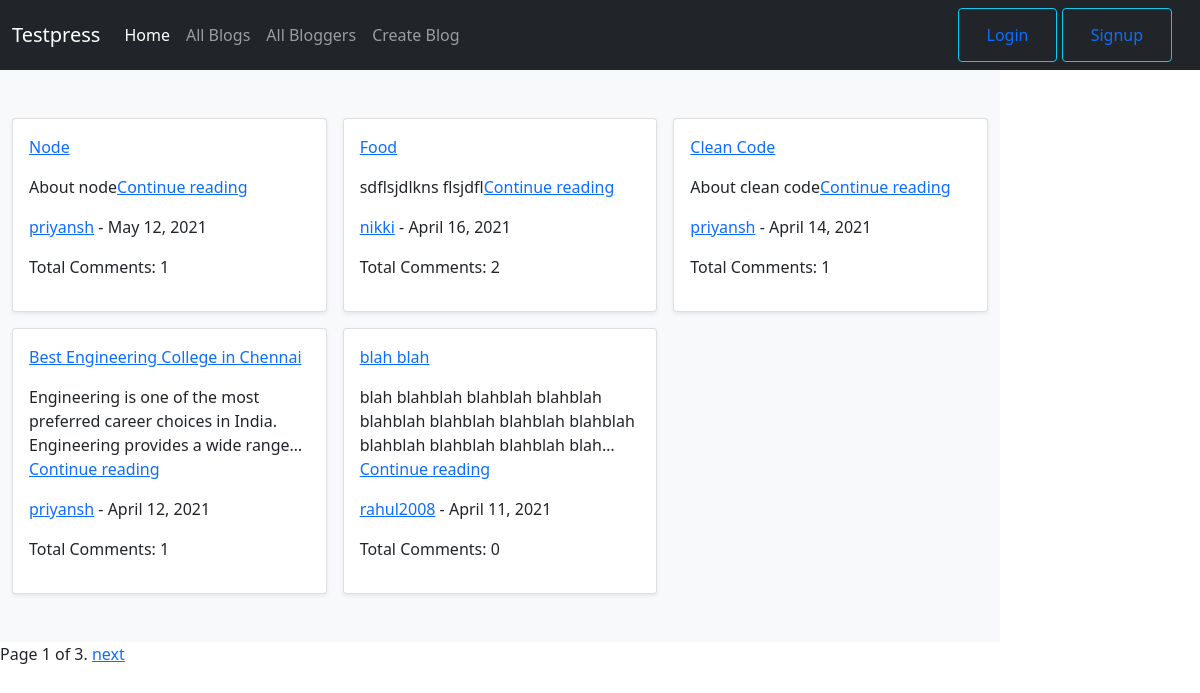
The page /blog/blogs/ on the database as committed earlier.
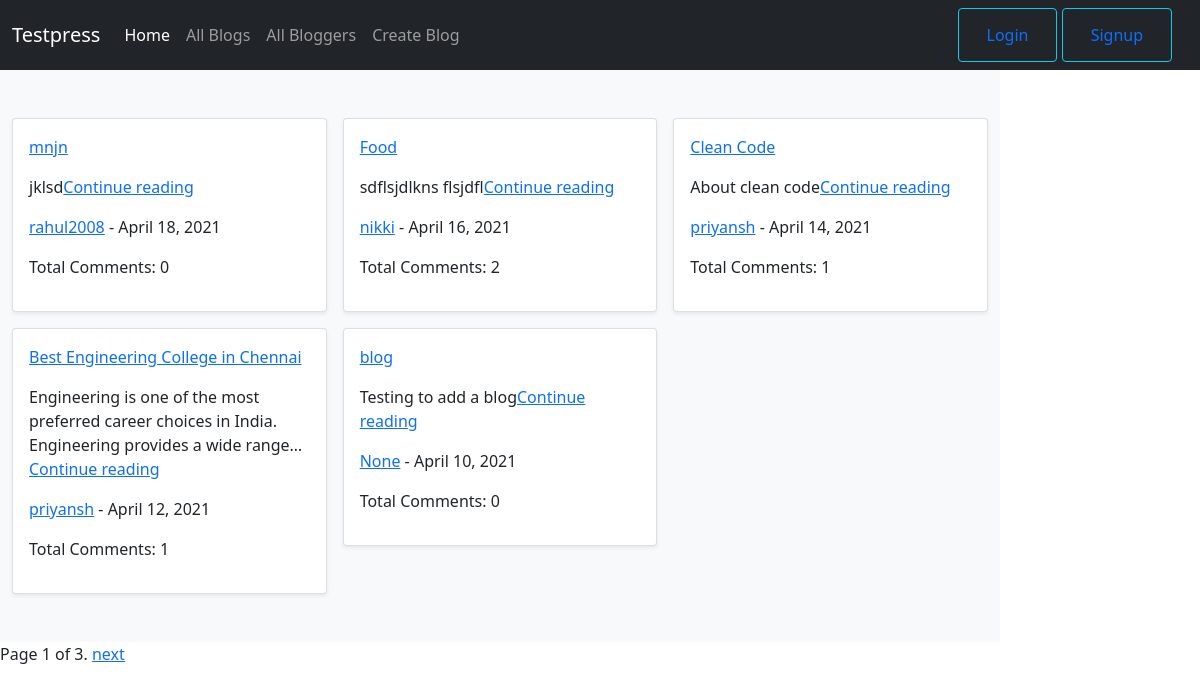
The same page on the database as committed later.
### blog/models.py (models this page shows, shortened)
class Blog(models.Model):
    title = models.CharField(max_length=200)
    blog_author = models.ForeignKey('Blogger', on_delete=models.SET_NULL, null=True)
    content = models.TextField(max_length=1000, blank=True)
    post_date = models.DateField(null=True, blank=True)
    def get_absolute_url(self):
        return reverse('blog-detail', args=[str(self.id)])

class Blogger(models.Model):
    name = models.OneToOneField(User, on_delete=models.CASCADE, null=True)
    bio_information = models.TextField(max_length=1000, null=True)
    def __str__(self):
        return f'{self.name}'
    def get_absolute_url(self):
        return reverse('blogger-detail', args=[str(self.id)])

### blog/views.py (the view)
# urls.py: path('blogs/', views.BlogListView.as_view(), name='blogs'),
class BlogListView(generic.ListView):
    model = Blog
    paginate_by = 5
    def get_queryset(self):
        return Blog.objects.order_by('-post_date')

### blog/templates/blog/blog_list.html
{% extends "base_generic.html" %}
{% block content %}
<div class="album py-5 bg-light">
  <div class="container">
    <div class="row row-cols-1 row-cols-sm-2 row-cols-md-3 g-3">
      {% if blog_list %}
      {% for blog in blog_list %}
      <div class="col">
        <div class="card shadow-sm">
          <div class="card-body">
            <p><a href="{{ blog.get_absolute_url }}">{{blog.title}}</a></p>
            <p class="card-text">{{blog.content|striptags|truncatechars:100}}<a href="{{ blog.get_absolute_url }}">Continue reading</a></p>
            <p><a href="{{ blog.blog_author.get_absolute_url }}">{{blog.blog_author}}</a> - {{blog.post_date}}</p>
            <p>Total Comments: {{blog.comment_set.all.count}}</p>
          </div>
        </div>
      </div>
      {% endfor %}
      {% else %}
      <p>There are no Blogs.</p>
      {% endif %}
    </div>
  </div>
</div>
{% endblock %}

### blog/templates/base_generic.html (shortened to what this page needs)
<!doctype html>
<html lang="en">
<head>
  <link href="https://cdn.jsdelivr.net/npm/bootstrap@5.0.0-beta3/dist/css/bootstrap.min.css" rel="stylesheet"
>
</head>
<body>
  <nav class="navbar navbar-expand-lg navbar-dark bg-dark">
    <div class="container-fluid">
      <a class="navbar-brand" href="https://www.testpress.in/">Testpress</a>
      <div class="collapse navbar-collapse" id="navbarSupportedContent">
        <ul class="navbar-nav me-auto mb-2 mb-lg-0">
          <li class="nav-item">
            <a class="nav-link active" aria-current="page" href="{% url 'index' %}">Home</a>
          </li>
          <li class="nav-item">
            <a class="nav-link" href="{% url 'blogs' %}">All Blogs</a>
          </li>
          <li class="nav-item">
            <a class="nav-link" href="{% url 'bloggers' %}">All Bloggers</a>
          </li>
          <li class="nav-item">
            <a class="nav-link" href="{% url 'create-blog' %}">Create Blog</a>
          </li>
        </ul>
        <div class="mx-3">
          {% if user.is_authenticated %}
          <button class="btn btn-outline-secondary">{{ user.get_username }}</button>
          <button class="btn btn-outline-info"><a class="nav-link"
              href="{% url 'logout'%}?next={{request.path}}">Logout</a></button>
          {% else %}
          <button class="btn btn-outline-info"><a class="nav-link"
              href="{% url 'login'%}?next={{request.path}}">Login</a></button>
          {% endif %}
          <button class="btn btn-outline-info"><a class="nav-link" href="{% url 'signup' %}?next={{request.path}}">Signup</a></button>
        </div>
      </div>
    </div>
  </nav>
  <div class="col-sm-10 ">
    {% block content %}{% endblock %}
    {% block pagination %}
    {% if is_paginated %}
    <div class="pagination">
      <span class="page-links">
        <span class="page-current">
          Page {{ page_obj.number }} of {{ page_obj.paginator.num_pages }}.
        </span>
        {% if page_obj.has_next %}
        <a href="{{ request.path }}?page={{ page_obj.next_page_number }}">next</a>
        {% endif %}
      </span>
    </div>
    {% endif %}
    {% endblock %}
  </div>
</body>
</html>

Rows that differ between the two databases and show on the page:
removed Blog: title "Node", content "About node", blog_author "priyansh", post_date "May 12, 2021", comment_set.all.count "1"
removed Blog: title "blah blah", content "blah blahblah blahblah blahblah blahblah blahblah blahblah blahblah blahblah blahblah blahblah blah…", blog_author "rahul2008", post_date "April 11, 2021", comment_set.all.count "0"
added Blog: title "mnjn", content "jklsd", blog_author "rahul2008", post_date "April 18, 2021", comment_set.all.count "0"
now on this page (row unchanged): Blog: title "blog", content "Testing to add a blog", blog_author "None", post_date "April 10, 2021", comment_set.all.count "0"
